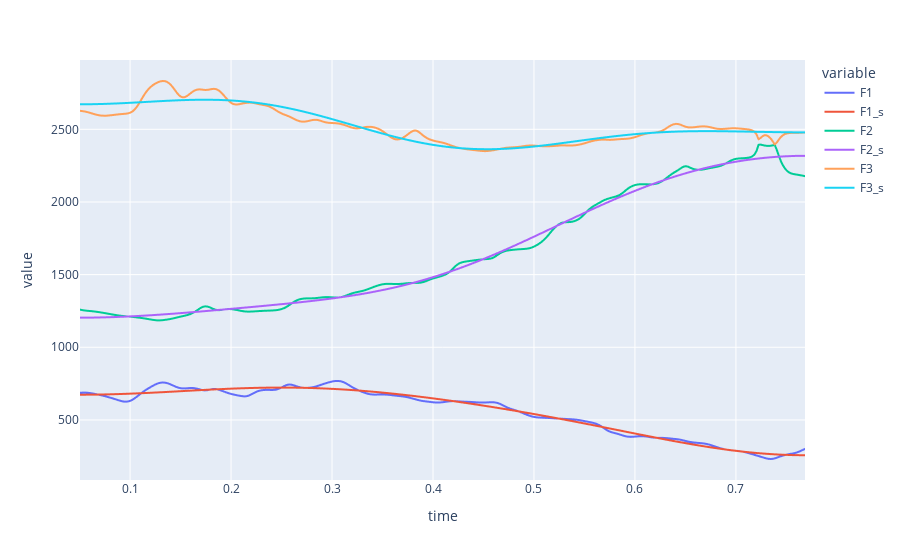

This figure's notebook cell:
### Code cell
fig = px.line(df, x = "time", y = ["F1", "F1_s", "F2", "F2_s", "F3", "F3_s"])
fig.show()

### Figure 1 — Plotly figure (JSON) as saved in the notebook; plotly's stock layout.template omitted (floating-point values rounded to 4 significant figures; data arrays with more than 128 entries replaced by an {"elided": "..."} marker saying what was removed)
{"data": [{"hovertemplate": "variable=F1<br>time=%{x}<br>value=%{y}<extra></extra>", "legendgroup": "F1", "line": {"color": "#636efa", "dash": "solid"}, "marker": {"symbol": "circle"}, "mode": "lines", "name": "F1", "showlegend": true, "type": "scattergl", "x": {"elided": "360 float values"}, "xaxis": "x", "y": {"elided": "360 float values"}, "yaxis": "y"}, {"hovertemplate": "variable=F1_s<br>time=%{x}<br>value=%{y}<extra></extra>", "legendgroup": "F1_s", "line": {"color": "#EF553B", "dash": "solid"}, "marker": {"symbol": "circle"}, "mode": "lines", "name": "F1_s", "showlegend": true, "type": "scattergl", "x": {"elided": "360 float values"}, "xaxis": "x", "y": {"elided": "360 float values"}, "yaxis": "y"}, {"hovertemplate": "variable=F2<br>time=%{x}<br>value=%{y}<extra></extra>", "legendgroup": "F2", "line": {"color": "#00cc96", "dash": "solid"}, "marker": {"symbol": "circle"}, "mode": "lines", "name": "F2", "showlegend": true, "type": "scattergl", "x": {"elided": "360 float values"}, "xaxis": "x", "y": {"elided": "360 float values"}, "yaxis": "y"}, {"hovertemplate": "variable=F2_s<br>time=%{x}<br>value=%{y}<extra></extra>", "legendgroup": "F2_s", "line": {"color": "#ab63fa", "dash": "solid"}, "marker": {"symbol": "circle"}, "mode": "lines", "name": "F2_s", "showlegend": true, "type": "scattergl", "x": {"elided": "360 float values"}, "xaxis": "x", "y": {"elided": "360 float values"}, "yaxis": "y"}, {"hovertemplate": "variable=F3<br>time=%{x}<br>value=%{y}<extra></extra>", "legendgroup": "F3", "line": {"color": "#FFA15A", "dash": "solid"}, "marker": {"symbol": "circle"}, "mode": "lines", "name": "F3", "showlegend": true, "type": "scattergl", "x": {"elided": "360 float values"}, "xaxis": "x", "y": {"elided": "360 float values"}, "yaxis": "y"}, {"hovertemplate": "variable=F3_s<br>time=%{x}<br>value=%{y}<extra></extra>", "legendgroup": "F3_s", "line": {"color": "#19d3f3", "dash": "solid"}, "marker": {"symbol": "circle"}, "mode": "lines", "name": "F3_s", "showlegend": true, "type": "scattergl", "x": {"elided": "360 float values"}, "xaxis": "x", "y": {"elided": "360 float values"}, "yaxis": "y"}], "layout": {"legend": {"title": {"text": "variable"}, "tracegroupgap": 0}, "margin": {"t": 60}, "xaxis": {"anchor": "y", "domain": [0, 1], "title": {"text": "time"}}, "yaxis": {"anchor": "x", "domain": [0, 1], "title": {"text": "value"}}}}
